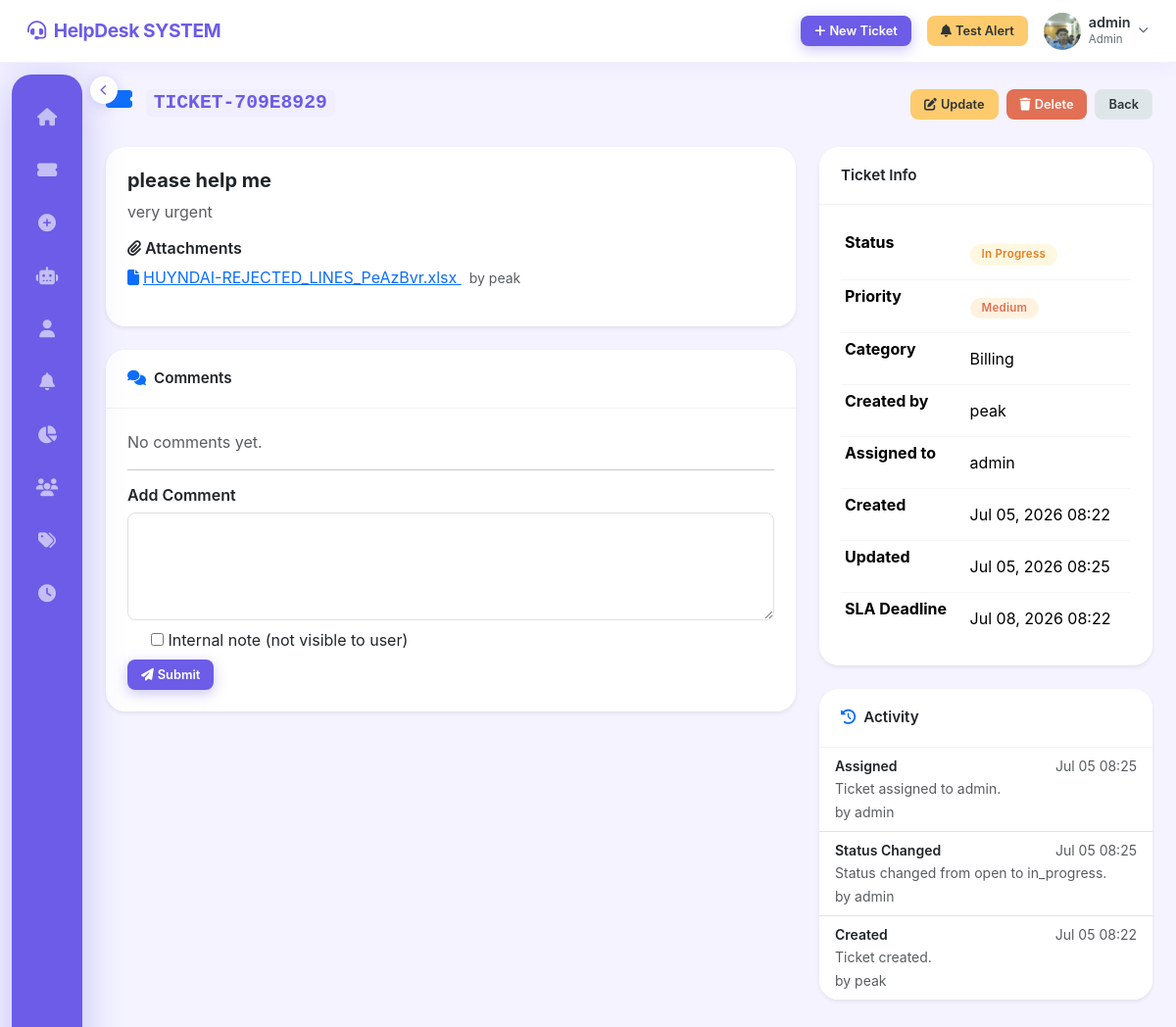
The app's page /tickets/TICKET-709E8929/ (signed in) with its own data.
### accounts/models.py (models this page shows, shortened)
class User(AbstractUser):
    ROLE_CHOICES = [
        ('admin', 'Admin'),
        ('agent', 'Agent'),
        ('user', 'User'),
    ]
    role = models.CharField(max_length=10, choices=ROLE_CHOICES, default='user')
    phone = models.CharField(max_length=20, blank=True, null=True)
    profile_picture = models.ImageField(
        upload_to='profile_pictures/', blank=True, null=True
    )
    department = models.CharField(max_length=100, blank=True, null=True)
    created_at = models.DateTimeField(auto_now_add=True)
    updated_at = models.DateTimeField(auto_now=True)
    @property
    def is_regular_user(self):
        return self.role == 'user'

### tickets/models.py (models this page shows, shortened)
class Ticket(models.Model):
    PRIORITY_CHOICES = [
        ('low', 'Low'),
        ('medium', 'Medium'),
        ('high', 'High'),
        ('critical', 'Critical'),
    ]
    STATUS_CHOICES = [
        ('open', 'Open'),
        ('in_progress', 'In Progress'),
        ('resolved', 'Resolved'),
        ('closed', 'Closed'),
    ]
    RATING_CHOICES = [(i, str(i)) for i in range(1, 6)]
    ticket_id = models.CharField(max_length=20, unique=True, editable=False)
    title = models.CharField(max_length=255)
    description = models.TextField()
    category = models.ForeignKey(Category, on_delete=models.SET_NULL, null=True, related_name='tickets')
    priority = models.CharField(max_length=10, choices=PRIORITY_CHOICES, default='medium')
    status = models.CharField(max_length=15, choices=STATUS_CHOICES, default='open')
    created_by = models.ForeignKey(
        settings.AUTH_USER_MODEL, on_delete=models.CASCADE, related_name='created_tickets'
    )
    assigned_to = models.ForeignKey(
        settings.AUTH_USER_MODEL, on_delete=models.SET_NULL,
        null=True, blank=True, related_name='assigned_tickets'
    )
    created_at = models.DateTimeField(auto_now_add=True)
    updated_at = models.DateTimeField(auto_now=True)
    resolved_at = models.DateTimeField(null=True, blank=True)
    closed_at = models.DateTimeField(null=True, blank=True)
    sla_deadline = models.DateTimeField(null=True, blank=True)
    rating = models.IntegerField(choices=RATING_CHOICES, null=True, blank=True)
    rating_comment = models.TextField(blank=True, null=True)
    class Meta:
        ordering = ['-created_at']

class Attachment(models.Model):
    ticket = models.ForeignKey(Ticket, on_delete=models.CASCADE, related_name='attachments')
    file = models.FileField(upload_to='attachments/%Y/%m/')
    uploaded_by = models.ForeignKey(settings.AUTH_USER_MODEL, on_delete=models.CASCADE)
    uploaded_at = models.DateTimeField(auto_now_add=True)
    def filename(self):
        import os
        return os.path.basename(self.file.name)

class Category(models.Model):
    name = models.CharField(max_length=100, unique=True)
    description = models.TextField(blank=True)
    created_at = models.DateTimeField(auto_now_add=True)
    class Meta:
        verbose_name_plural = 'Categories'
        ordering = ['name']

class TicketHistory(models.Model):
    ticket = models.ForeignKey(Ticket, on_delete=models.CASCADE, related_name='history')
    user = models.ForeignKey(settings.AUTH_USER_MODEL, on_delete=models.CASCADE)
    action = models.CharField(max_length=100)
    description = models.TextField()
    created_at = models.DateTimeField(auto_now_add=True)
    class Meta:
        ordering = ['-created_at']

### tickets/views.py (the view, shortened to what this page needs)
# urls.py: path('tickets/<str:ticket_id>/', views.ticket_detail_view, name='ticket_detail'),
@login_required
def ticket_detail_view(request, ticket_id):
    ticket = get_object_or_404(Ticket, ticket_id=ticket_id)
    user = request.user
    if user.is_regular_user and ticket.created_by != user:
        messages.error(request, 'You do not have access to this ticket.')
        return redirect('ticket_list')
    if user.is_regular_user:
        comments = ticket.comments.filter(is_internal=False)
    else:
        comments = ticket.comments.all()
    comment_form = TicketCommentForm(user=user)
    rating_form = TicketRatingForm(instance=ticket)
    context = {
        'ticket': ticket,
        'comments': comments,
        'attachments': ticket.attachments.all(),
        'history': ticket.history.all(),
        'comment_form': comment_form,
        'rating_form': rating_form,
    }
    return render(request, 'tickets/ticket_detail.html', context)

### tickets/forms.py
class TicketCommentForm(forms.ModelForm):
    class Meta:
        model = TicketComment
        fields = ['content', 'is_internal']
    def __init__(self, *args, **kwargs):
        self.user = kwargs.pop('user', None)
        super().__init__(*args, **kwargs)
        self.fields['content'].widget = forms.Textarea(attrs={'class': 'form-control', 'rows': 4})
        if self.user and self.user.role == 'user':
            self.fields.pop('is_internal')

class TicketRatingForm(forms.ModelForm):
    class Meta:
        model = Ticket
        fields = ['rating', 'rating_comment']
    def __init__(self, *args, **kwargs):
        super().__init__(*args, **kwargs)
        self.fields['rating'].widget = forms.Select(
            choices=Ticket.RATING_CHOICES,
            attrs={'class': 'form-select'}
        )
        self.fields['rating_comment'].widget = forms.Textarea(
            attrs={'class': 'form-control', 'rows': 3}
        )

### tickets/templates/tickets/ticket_detail.html (shortened to what this page needs)
{% extends 'base.html' %}
{% block content %}
<div class="d-flex justify-content-between align-items-center mb-4">
  <h4 class="fw-bold">
    <i class="fa fa-ticket-alt me-2 text-primary"></i>
    <code>{{ ticket.ticket_id }}</code>
  </h4>
  <div class="d-flex gap-2">
    {% if request.user.role in 'admin,agent' %}
    <a href="{% url 'ticket_update' ticket.ticket_id %}" class="btn btn-warning btn-sm">
      <i class="fa fa-edit me-1"></i>Update
    </a>
    {% endif %}
    {% if request.user.role == 'admin' %}
    <a href="{% url 'ticket_delete' ticket.ticket_id %}" class="btn btn-danger btn-sm">
      <i class="fa fa-trash me-1"></i>Delete
    </a>
    {% endif %}
    <a href="{% url 'ticket_list' %}" class="btn btn-secondary btn-sm">Back</a>
  </div>
</div>
<div class="row g-4">
  <div class="col-lg-8">
    <div class="card shadow-sm mb-4">
      <div class="card-body">
        <h5 class="fw-bold">{{ ticket.title }}</h5>
        <p class="text-muted">{{ ticket.description }}</p>
        {% if attachments %}
        <div class="mt-3">
          <h6 class="fw-semibold"><i class="fa fa-paperclip me-1"></i>Attachments</h6>
          <ul class="list-unstyled">
            {% for att in attachments %}
            <li>
              <a href="{{ att.file.url }}" target="_blank">
                <i class="fa fa-file me-1"></i>{{ att.filename }}
              </a>
              <small class="text-muted ms-2">by {{ att.uploaded_by.username }}</small>
            </li>
            {% endfor %}
          </ul>
        </div>
        {% endif %}
      </div>
    </div>
    <div class="card shadow-sm mb-4">
      <div class="card-header bg-white fw-semibold">
        <i class="fa fa-comments me-2 text-primary"></i>Comments
      </div>
      <div class="card-body">
        {% for comment in comments %}
        <div class="mb-3 {% if comment.is_internal %}bg-warning-subtle border-start border-warning border-3 p-2 rounded{% endif %}">
          <div class="d-flex justify-content-between">
            <strong>{{ comment.user.username }}</strong>
            <small class="text-muted">{{ comment.created_at|date:"M d, Y H:i" }}</small>
          </div>
          {% if comment.is_internal %}
            <span class="badge bg-warning text-dark small mb-1">Internal Note</span>
          {% endif %}
          <p class="mb-0 mt-1">{{ comment.content }}</p>
        </div>
        {% empty %}
          <p class="text-muted">No comments yet.</p>
        {% endfor %}
        <hr>
        <h6 class="fw-semibold">Add Comment</h6>
        <form method="post">
          <div class="mb-2">{{ comment_form.content }}</div>
          {% if comment_form.is_internal %}
          <div class="form-check mb-2">
            {{ comment_form.is_internal }}
            <label class="form-check-label" for="{{ comment_form.is_internal.id_for_label }}">
              Internal note (not visible to user)
            </label>
          </div>
          {% endif %}
          <button class="btn btn-primary btn-sm" type="submit">
            <i class="fa fa-paper-plane me-1"></i>Submit
          </button>
        </form>
      </div>
    </div>
  </div>
  <div class="col-lg-4">
    <div class="card shadow-sm mb-4">
      <div class="card-header bg-white fw-semibold">Ticket Info</div>
      <div class="card-body">
        <table class="table table-sm table-borderless mb-0">
          <tr><th>Status</th><td><span class="badge status-{{ ticket.status }}">{{ ticket.get_status_display }}</span></td></tr>
          <tr><th>Priority</th><td><span class="badge priority-{{ ticket.priority }}">{{ ticket.get_priority_display }}</span></td></tr>
          <tr><th>Category</th><td>{{ ticket.category.name|default:"—" }}</td></tr>
          <tr><th>Created by</th><td>{{ ticket.created_by.username }}</td></tr>
          <tr><th>Assigned to</th><td>{{ ticket.assigned_to.username|default:"Unassigned" }}</td></tr>
          <tr><th>Created</th><td>{{ ticket.created_at|date:"M d, Y H:i" }}</td></tr>
          <tr><th>Updated</th><td>{{ ticket.updated_at|date:"M d, Y H:i" }}</td></tr>
          {% if ticket.sla_deadline %}
          <tr>
            <th>SLA Deadline</th>
            <td class="{% if ticket.sla_deadline < now %}text-danger fw-bold{% endif %}">
              {{ ticket.sla_deadline|date:"M d, Y H:i" }}
            </td>
          </tr>
          {% endif %}
        </table>
      </div>
    </div>
    <div class="card shadow-sm">
      <div class="card-header bg-white fw-semibold">
        <i class="fa fa-history me-2 text-primary"></i>Activity
      </div>
      <div class="card-body p-0">
        <ul class="list-group list-group-flush">
          {% for h in history %}
          <li class="list-group-item py-2">
            <div class="d-flex justify-content-between">
              <span class="fw-semibold small">{{ h.action }}</span>
              <small class="text-muted">{{ h.created_at|date:"M d H:i" }}</small>
            </div>
            <small class="text-muted">{{ h.description|truncatechars:80 }}</small>
            <br><small class="text-muted">by {{ h.user.username }}</small>
          </li>
          {% empty %}
          <li class="list-group-item text-muted py-3 text-center">No history.</li>
          {% endfor %}
        </ul>
      </div>
    </div>
  </div>
</div>
{% endblock %}

### templates/base.html (shortened to what this page needs)
<!DOCTYPE html>
<html lang="en">
<head>
  <link rel="stylesheet" href="https://cdn.jsdelivr.net/npm/bootstrap@5.3.2/dist/css/bootstrap.min.css">
  <link rel="stylesheet" href="https://cdnjs.cloudflare.com/ajax/libs/font-awesome/6.4.2/css/all.min.css">
  {% load static %}
  <link rel="stylesheet" href="{% static 'css/style.css' %}">
</head>
<body>
{% if user.is_authenticated %}
<nav class="navbar">
  <a class="navbar-brand" href="{% url 'dashboard' %}">
    <i class="fa fa-headset"></i>HelpDesk SYSTEM
  </a>
  <div class="ms-auto d-flex align-items-center gap-3">
    <a href="{% url 'ticket_create' %}" class="btn btn-primary btn-sm">
      <i class="fa fa-plus me-1"></i>New Ticket
    </a>
    {% if user.is_authenticated and user.role == 'admin' %}
    <button id="testNotificationBtn" class="btn btn-warning btn-sm">
      <i class="fa fa-bell me-1"></i>Test Alert
    </button>
    {% endif %}
    <div class="dropdown">
      <div data-bs-toggle="dropdown" style="cursor:pointer;" class="d-flex align-items-center gap-2">
        {% if user.profile_picture %}
          <img src="{{ user.profile_picture.url }}" class="nav-avatar" alt="">
        {% else %}
          <div class="nav-avatar-initials">{{ user.username|slice:":1"|upper }}</div>
        {% endif %}
        <div class="d-none d-md-block">
          <div class="fw-semibold" style="font-size:.9rem;line-height:1.2;">{{ user.username }}</div>
          <div style="font-size:.72rem;color:var(--text-secondary);">{{ user.get_role_display }}</div>
        </div>
        <i class="fa fa-chevron-down" style="font-size:.65rem;color:var(--text-secondary);"></i>
      </div>
    </div>
  </div>
</nav>
<button class="sidebar-toggle" id="sidebarToggle" title="Toggle sidebar">
</button>
<nav class="sidebar" id="sidebar">
  <a class="nav-link {% if request.resolver_match.url_name == 'dashboard' %}active{% endif %}"
     href="{% url 'dashboard' %}" title="Dashboard">
    <i class="fa fa-home"></i>
  </a>
  <a class="nav-link {% if request.resolver_match.url_name == 'ticket_list' %}active{% endif %}"
     href="{% url 'ticket_list' %}" title="Tickets">
    <i class="fa fa-ticket-alt"></i>
  </a>
  <a class="nav-link {% if request.resolver_match.url_name == 'ticket_create' %}active{% endif %}"
     href="{% url 'ticket_create' %}" title="New Ticket">
    <i class="fa fa-plus-circle"></i>
  </a>
  <a class="nav-link {% if request.resolver_match.url_name == 'ai_chat' %}active{% endif %}"
     href="{% url 'ai_chat' %}" title="Q&A AI">
    <i class="fa fa-robot"></i>
  </a>
  <a class="nav-link {% if request.resolver_match.url_name == 'profile' %}active{% endif %}"
     href="{% url 'profile' %}" title="Profile">
    <i class="fa fa-user"></i>
  </a>
  {% if user.role == 'admin' %}
  <a class="nav-link {% if request.resolver_match.url_name == 'notification_test' %}active{% endif %}"
     href="{% url 'notification_test' %}" title="Test Notifications">
    <i class="fa fa-bell"></i>
  </a>
  {% endif %}
  {% if user.role == 'admin' or user.role == 'agent' %}
  <a class="nav-link {% if request.resolver_match.url_name == 'reports' %}active{% endif %}"
     href="{% url 'reports' %}" title="Reports">
    <i class="fa fa-chart-pie"></i>
  </a>
  {% endif %}
  {% if user.role == 'admin' %}
  <a class="nav-link {% if 'user' in request.resolver_match.url_name %}active{% endif %}"
     href="{% url 'user_list' %}" title="Users">
    <i class="fa fa-users"></i>
  </a>
  <a class="nav-link {% if 'category' in request.resolver_match.url_name %}active{% endif %}"
     href="{% url 'category_list' %}" title="Categories">
    <i class="fa fa-tags"></i>
  </a>
  <a class="nav-link {% if 'sla' in request.resolver_match.url_name %}active{% endif %}"
     href="{% url 'sla_list' %}" title="SLA Rules">
    <i class="fa fa-clock"></i>
  </a>
  {% endif %}
</nav>
<main class="main-content" id="mainContent">
  {% block content %}{% endblock %}
</main>
{% endif %}
{% load static %}
</body>
</html>

### records on screen
User: profile_picture (picture), username "admin", role "Admin"
Ticket: ticket_id "TICKET-709E8929", title "please help me", description "very urgent", status "In Progress", priority "Medium", category.name "Billing", created_by.username "peak", assigned_to.username "admin", created_at "Jul 05, 2026 08:22", updated_at "Jul 05, 2026 08:25", sla_deadline "Jul 08, 2026 08:22"
Attachment: filename "HUYNDAI-REJECTED_LINES_PeAzBvr.xlsx", uploaded_by.username "peak"
TicketHistory: action "Assigned", created_at "Jul 05 08:25", description "Ticket assigned to admin.", user.username "admin"
TicketHistory: action "Status Changed", created_at "Jul 05 08:25", description "Status changed from open to in_progress.", user.username "admin"
TicketHistory: action "Created", created_at "Jul 05 08:22", description "Ticket created.", user.username "peak"
